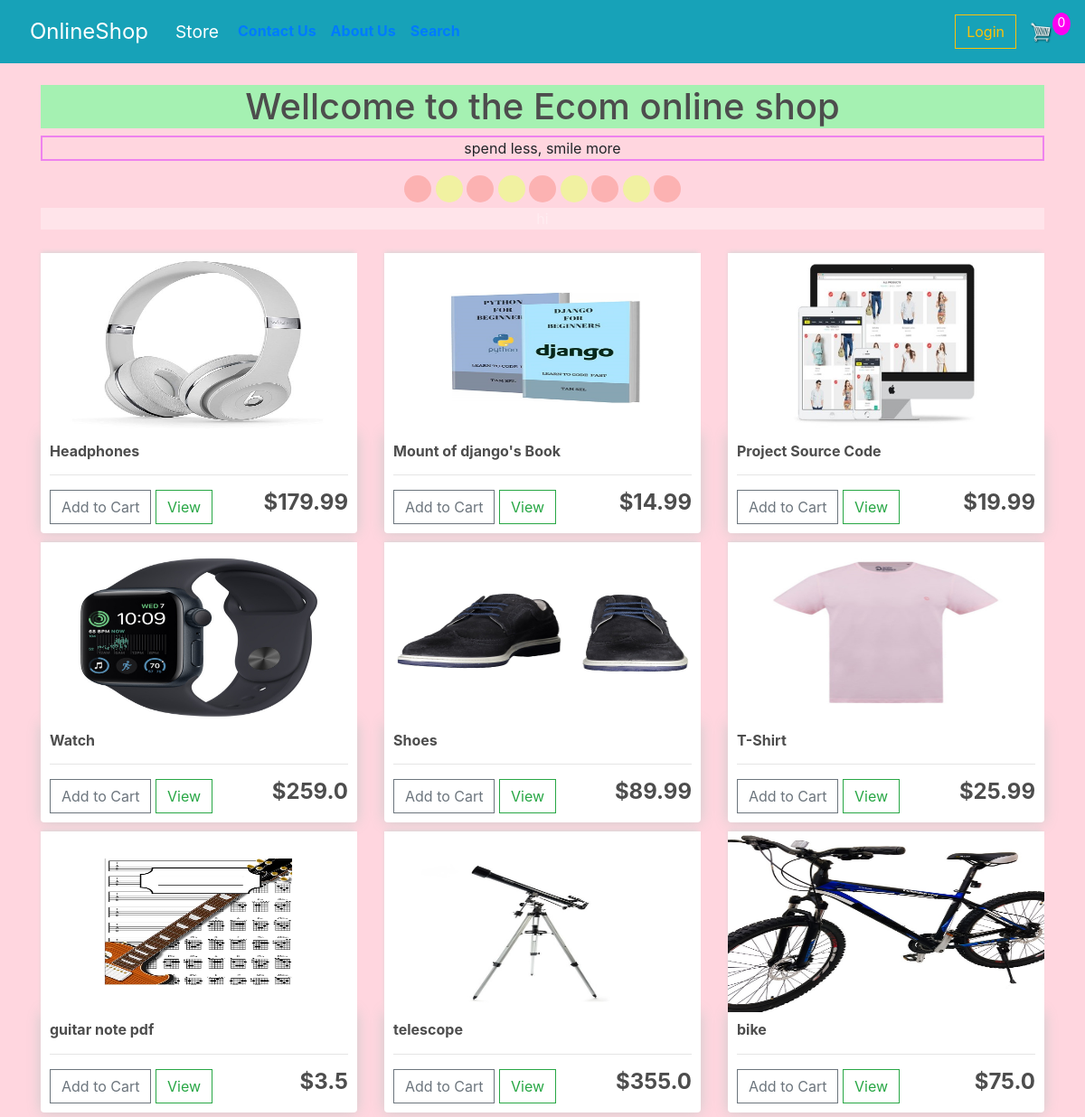
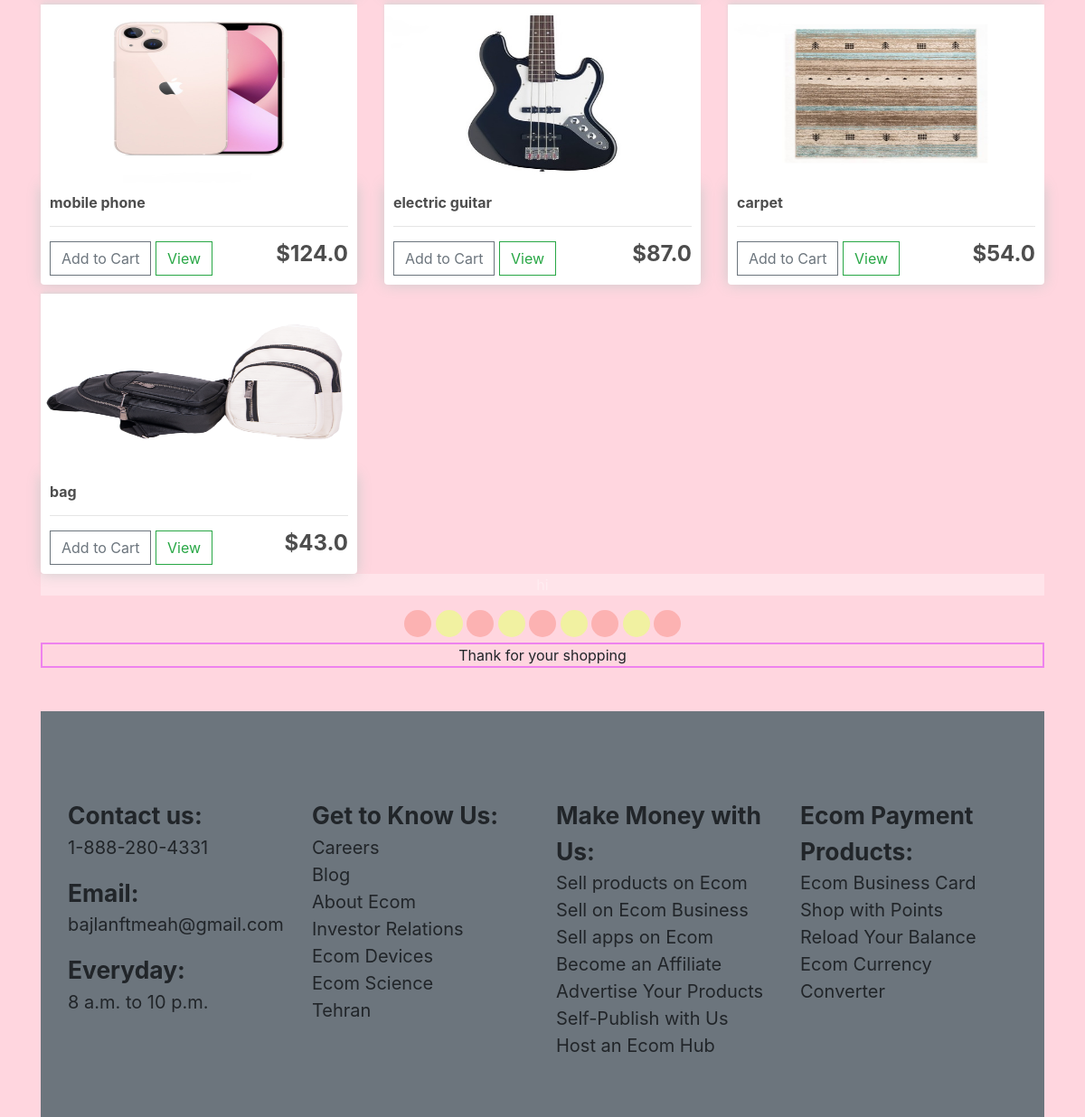
The page / on the database its author committed (2 pictures, top to bottom).
### store/models.py (models this page shows, shortened)
class Product(models.Model):
	name = models.CharField(max_length=200)
	price = models.FloatField()
	digital = models.BooleanField(default=False,null=True, blank=True)
	image = models.ImageField(null=True, blank=True)
	@property
	def imageURL(self):
		try:
			url = self.image.url
		except:
			url = ''
		return url

### store/views.py (the view)
# urls.py: path('', include('store.urls')),
def store(request):
	data = cartData(request)
	cartItems = data['cartItems']
	order = data['order']
	items = data['items']
	products = Product.objects.all()
	context = {'products':products, 'cartItems':cartItems}
	return render(request, 'store/store.html', context)

### store/utils.py (called while the page is built, shortened)
def cookieCart(request):
	try:
		cart = json.loads(request.COOKIES['cart'])
	except:
		cart = {}
		print('CART:', cart)
	items = []
	order = {'get_cart_total':0, 'get_cart_items':0, 'shipping':False}
	cartItems = order['get_cart_items']
	return {'cartItems':cartItems ,'order':order, 'items':items}

def cartData(request):
	if request.user.is_authenticated:
		customer = request.user.customer
		order, created = Order.objects.get_or_create(customer=customer, complete=False)
		items = order.orderitem_set.all()
		cartItems = order.get_cart_items
	else:
		cookieData = cookieCart(request)
		cartItems = cookieData['cartItems']
		order = cookieData['order']
		items = cookieData['items']
	return {'cartItems':cartItems ,'order':order, 'items':items}

### store/templates/store/store.html
{% extends 'store/main.html' %}
{% load static %}
{% block content %}
	<div class="row">
		{% for product in products %}
		<div class="col-lg-4">
			<img class="thumbnail" src="{{product.imageURL}}">
			<div class="box-element product">
				<h6><strong>{{product.name}}</strong></h6>
				<hr>
				<button data-product="{{product.id}}" data-action="add" class="btn btn-outline-secondary add-btn update-cart">Add to Cart</button>
				<a class="btn btn-outline-success" href="#">View</a>
				<h4 style="display: inline-block; float: right"><strong>${{product.price}}</strong></h4>
			</div>
		</div>
		{% endfor %}
	</div>
{% endblock content %}

### store/templates/store/main.html (shortened to what this page needs)
<!DOCTYPE html>
{% load static %}
<html>
<head>
	<link rel="stylesheet" href="https://stackpath.bootstrapcdn.com/bootstrap/4.4.1/css/bootstrap.min.css">
	<link rel="stylesheet" type="text/css" href="{% static 'css/main.css' %}">
</head>
<body>
	<nav class="navbar navbar-expand-lg navbar-info bg-info text-light ">
		<a class="btn btn-info btn-lg" href="{% url 'store' %}"><big> OnlineShop </big></a>
	  <div class="collapse navbar-collapse" id="navbarSupportedContent">
	    <ul class="navbar-nav mr-auto">
	      <li class="nav-item active">
	        <a class="btn btn-info " href="{% url 'store' %}"><big> Store </big><span class="sr-only">(current)</span></a>
	      </li>
		  <li class="nav-item">
            <a class="nav-link font-weight-bolder" href="#">Contact Us</a>
          </li>
		  <li class="nav-item text-dark">
            <a class="nav-link font-weight-bolder" href="#">About Us</a>
          </li>
		  <li class="nav-item font-weight-bolder">
            <a class="nav-link" href="#">Search</a>
          </li>
	    </ul>
		<div class="form-inline">
			<a href="#"class="btn btn-outline-warning" >Login</a>
	     	<a href="{% url 'cart' %}">
	    		<img  id="cart-icon" src="{% static 'images/cart.png' %}">
	    	</a>
	    	<p id="cart-total">{{cartItems}}</p>
	    </div>
	  </div>
	</nav>
     <div class="container">
            <br>
			{% include "store/head.html" %}
            {% block content %}
            {% endblock content %}
			<p style=" text-align:center; background-color:rgba(255, 255, 255, 0.329); color: rgba(255, 255, 255, 0.329);">hi</p>
				<div  style="text-align:center">
					<span class="dot2"></span>
					<span class="dot"></span>
					<span class="dot2"></span>
					<span class="dot"></span>
					<span class="dot2"></span>
					<span class="dot"></span>
					<span class="dot2"></span>
					<span class="dot"></span>
					<span class="dot2"></span>
				</div>
				<p style=" text-align:center; border: 2px solid Violet;">Thank for your shopping<br></p>
			{% include "store/footer.html" %}
</body>
</html>

### store/templates/store/head.html (shortened to what this page needs)
<!DOCTYPE html>
<head>
    <h1 style=" text-align:center; background-color: rgb(165, 241, 178) ;">Wellcome to the Ecom online shop</h1>
    <p style=" text-align:center; border: 2px solid Violet;">spend less, smile more<br></p>
</head>
<body>
        <div  style="text-align:center">
            <span class="dot2"></span>
            <span class="dot"></span>
            <span class="dot2"></span>
            <span class="dot"></span>
            <span class="dot2"></span>
            <span class="dot"></span>
            <span class="dot2"></span>
            <span class="dot"></span>
            <span class="dot2"></span>
        </div>
        <p style=" text-align:center; background-color:rgba(255, 255, 255, 0.329); color: rgba(255, 255, 255, 0.329);">hi</p>
</body>
</html>

### store/templates/store/footer.html
{% load static %}
    <footer>
        <div class="container-fluid bg-secondary text-black mt-5 pt-5">
            <div class="container py-5">
                <div class="row">
                    <div class="col-sm-6 col-md-4 col-lg-3">
                        <p style="font-size:20px">
                            <b style="font-size:22px"><big> Contact us: </big><br></b>
                            1-888-280-4331<br>
                            <p style="font-size:20px">
                                <b style="font-size:22px"><big> Email: </big><br></b>
                                bajlanftmeah@gmail.com<br>
                                <p style="font-size:20px">
                                    <b style="font-size:22px"><big> Everyday: </big><br></b>
                                    8 a.m. to 10 p.m.
                                </p>
                    </div>
                    <div class="col-sm-6 col-md-4 col-lg-3">
                        <p style="font-size:20px">
                            <b style="font-size:22px; "><big> Get to Know Us: </big><br></b>
                            Careers<br>
                            Blog<br>
                            About Ecom<br>
                            Investor Relations<br>
                            Ecom Devices<br>
                            Ecom Science<br>
                            Tehran<br>
                        </p>
                    </div>
                    <div class="col-sm-6 col-md-4 col-lg-3">
                        <p style="font-size:20px">
                            <b style="font-size:22px"><big> Make Money with Us: </big><br></b>
                            Sell products on Ecom<br>
                            Sell on Ecom Business<br>
                            Sell apps on Ecom<br>
                            Become an Affiliate<br>
                            Advertise Your Products<br>
                            Self-Publish with Us<br>
                            Host an Ecom Hub<br>
                        </p>
                    </div>
                    <div class="col-sm-6 col-md-4 col-lg-3">
                        <p style="font-size:20px">
                            <b style="font-size:22px"><big> Ecom Payment Products: </big><br></b>
                            Ecom Business Card<br>
                            Shop with Points<br>
                            Reload Your Balance<br>
                            Ecom Currency Converter<br>
                        </p>
                    </div>
                </div>
            </div>
        </div>
    </footer>

### static/css/main.css (style rules this page uses)
body { background-color: hsl(347, 100%, 92%); }
h1,h2,h3,h4,h5,h6 { color:hsl(0, 0%, 30%); }
.box-element { box-shadow:hsl(0, 0%, 80%) 0 0 16px; background-color: #fff; border-radius: 4px; padding: 10px; }
.thumbnail { width: 100%; height: 200px; -webkit-box-shadow: -1px -3px 5px -2px rgb(209, 183, 183); -moz-box-shadow: -1px -3px 5px -2px rgba(214,214,214,1); box-shadow: -1px -3px 5px -2px rgba(214,214,214,1); }
.product { border-radius: 0 0 4px 4px; }
#cart-icon { width:25px; display: inline-block; margin-left: 15px; }
#cart-total { display: block; text-align: center; color:#fff; background-color: rgb(255, 0, 242); width: 20px; height: 25px; border-radius: 50%; font-size: 14px; }
.col-lg-4, .col-lg-6, .col-lg-8, .col-lg-12 { margin-top: 10px; }
.btn { border-radius: 0; }

### store/templates/store/head.html (style rules this page uses)
.dot { height: 30px; width: 30px; background-color: rgb(241, 241, 161); border-radius: 50%; display: inline-block; }
.dot2 { height: 30px; width: 30px; background-color: rgb(252, 178, 178); border-radius: 50%; display: inline-block; }

### store/templates/store/main.html (style rules this page uses)
.dot { height: 30px; width: 30px; background-color: rgb(241, 241, 161); border-radius: 50%; display: inline-block; }
.dot2 { height: 30px; width: 30px; background-color: rgb(252, 178, 178); border-radius: 50%; display: inline-block; }

### rows shown on the page
Product: imageURL (picture), name "Headphones", price "179.99"
Product: imageURL (picture), name "Mount of django's Book", price "14.99"
Product: imageURL (picture), name "Project Source Code", price "19.99"
Product: imageURL (picture), name "Watch", price "259.0"
Product: imageURL (picture), name "Shoes", price "89.99"
Product: imageURL (picture), name "T-Shirt", price "25.99"
Product: imageURL (picture), name "guitar note pdf", price "3.5"
Product: imageURL (picture), name "telescope", price "355.0"
Product: imageURL (picture), name "bike", price "75.0"
Product: imageURL (picture), name "mobile phone", price "124.0"
Product: imageURL (picture), name "electric guitar", price "87.0"
Product: imageURL (picture), name "carpet", price "54.0"
Product: imageURL (picture), name "bag", price "43.0"

### other values the page prints
{{ cartItems }} "0"
